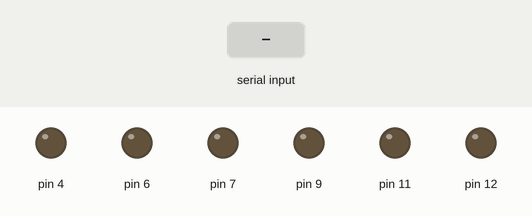
This sketch was run on a simulated Arduino Uno, built with avr-gcc and run on an emulated ATmega328P. Parts: output pins drawn as LEDs (lit = HIGH). The inputs (shaded band) are chosen by the test bench. What the sketch prints to the serial monitor is not drawn.

Above: at 1.2 s.
1.3 s: "d" received over Serial
At 2.2 s:
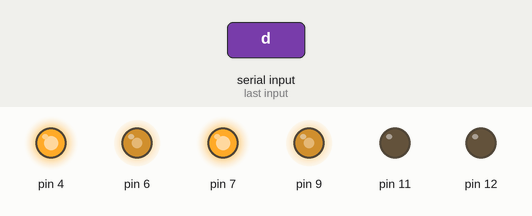
2.8 s: "g" received over Serial
At 3.3 s:
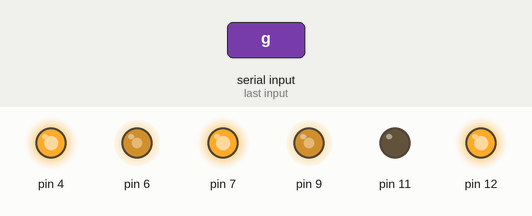
5.3 s: "b" received over Serial
At 6.4 s:
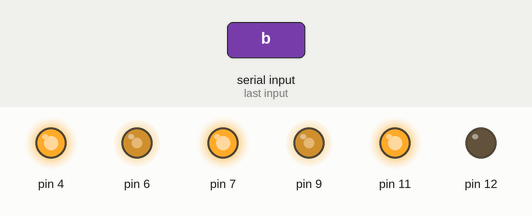
8.3 s: "v" received over Serial
At 8.7 s:
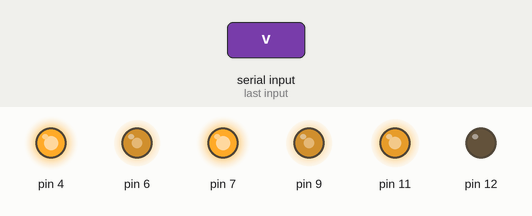
Timing chart, 0 to 11.3 s (numbered marks = the images above; inputs shaded):
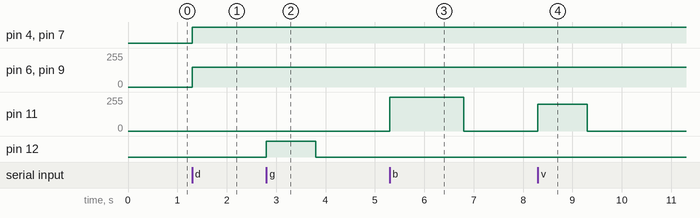

The sketch:

robotJuli.ino
```cpp
#include <Servo.h>
#ifndef Motor_h
#define Motor_h
#include <Arduino.h>

typedef struct Motor{
public:
    int spd_pin;
    int dirF_pin;
    int dirB_pin;

    void init() {
        pinMode(spd_pin, OUTPUT);
        pinMode(dirF_pin, OUTPUT);
        pinMode(dirB_pin, OUTPUT);
    }

    //El motor gira hacia "adelante"
    void forward(int speed) {
        analogWrite(spd_pin, speed);
        digitalWrite(dirF_pin, HIGH);
        digitalWrite(dirB_pin, LOW);
    }

    //El motor gira hacia "atras"
    void backward(int speed) {
        analogWrite(spd_pin, speed);
        digitalWrite(dirF_pin, LOW);
        digitalWrite(dirB_pin, HIGH);
    }

    //Frena con fuerza (No dejar activado por más de 5 segundos)
    void brake(int strength) {
        analogWrite(spd_pin, strength);
        digitalWrite(dirF_pin, HIGH);
        digitalWrite(dirB_pin, HIGH);
    }

    //Apaga el motor
    void stop() {
        analogWrite(spd_pin, 0);
        digitalWrite(dirF_pin, LOW);
        digitalWrite(dirB_pin, LOW);
    }
} Motor;

#endif
//Declaración de los motores y sus pines (spd_pin, dirF_pin, dirB_pin)
//no sirven 2 y 3, 9 o 10
Motor motorRF = {9, 26, 27};
Motor motorRB = {7, 28, 29};

Motor motorLF = {6, 50, 51};
Motor motorLB = {4, 48, 49};
// motores de la garra
Motor motorBrazo = {11,30,31};
Motor motorGarra = {12, 32, 33};

int speed = 150;

void setup() {

    Serial.begin(115200);
    Serial.println("HOLA :)");


    motorRF.init();
    motorRB.init();
    motorLF.init();
    motorLB.init();
    motorBrazo.init();
    motorGarra.init();
}

    void forward() {
    motorRF.forward(speed);
    motorRB.forward(speed);
    motorLF.forward(speed);
    motorLB.forward(speed);
}

void backward() {
    motorRF.backward(speed);
    motorRB.backward(speed);
    motorLF.backward(speed);
    motorLB.backward(speed);
}

void turn_right() {
    motorRF.backward(speed);
    motorRB.backward(speed);
    motorLF.forward(speed);
    motorLB.forward(speed);
}

void turn_left() {
    motorRF.forward(speed);
    motorRB.forward(speed);
    motorLF.backward(speed);
    motorLB.backward(speed);
}

void stop_move() {
    motorRF.stop();
    motorRB.stop();
    motorLF.stop();
    motorLB.stop();
    motorBrazo.stop();
    motorGarra.stop();
}

void loop() {

    char opcion;
    if(Serial.available()>0) {
        opcion = Serial.read();
        if(opcion == 'd') {
            turn_right();
        }else if (opcion =='a'){
            turn_left();
        }else if (opcion == 'w'){
            forward();
        }else if (opcion == 's'){
            backward();
        }else if (opcion == 'q') {
            stop_move();
        }else if (opcion == 'g'){
            motorGarra.backward(150);
            delay(1000);
            motorGarra.stop();
        }else if (opcion == 'b' ){
            motorBrazo.backward(255);
            delay(1500);
            motorBrazo.stop();
        }else if (opcion == 'n'){
            motorGarra.forward(150);
            delay(1000);
            motorGarra.stop();
        }else if (opcion == 'v'){
            motorBrazo.forward(200);
            delay(1000);
            motorBrazo.stop();
        }

    }
}
```

Measured:
- after the input at 1.3 s, pin 4, pin 7: LOW → HIGH at once; pin 6, pin 9: 0/255 → 150/255 at once
- after the input at 2.8 s, pin 12: LOW → HIGH at once, → LOW 1.0 s later
- after the input at 5.3 s, pin 11: 0/255 → 255/255 at once, → 0/255 1.5 s later
- after the input at 8.3 s, pin 11: 0/255 → 200/255 at once, → 0/255 1.0 s later
